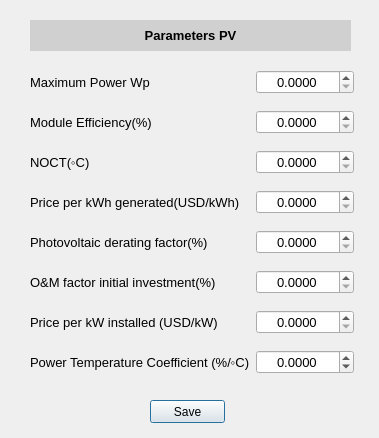
<?xml version="1.0" encoding="UTF-8"?>
<ui version="4.0">
 <class>Dialog</class>
 <widget class="QDialog" name="Dialog">
  <property name="geometry">
   <rect>
    <x>0</x>
    <y>0</y>
    <width>379</width>
    <height>438</height>
   </rect>
  </property>
  <property name="windowTitle">
   <string>Dialog</string>
  </property>
  <widget class="QWidget" name="gridLayoutWidget">
   <property name="geometry">
    <rect>
     <x>30</x>
     <y>60</y>
     <width>324</width>
     <height>331</height>
    </rect>
   </property>
   <layout class="QGridLayout" name="gridLayout">
    <item row="5" column="0">
     <widget class="QLabel" name="label_5">
      <property name="font">
       <font>
        <pointsize>10</pointsize>
       </font>
      </property>
      <property name="text">
       <string>Photovoltaic derating factor(%)</string>
      </property>
     </widget>
    </item>
    <item row="4" column="0">
     <widget class="QLabel" name="label_4">
      <property name="font">
       <font>
        <pointsize>10</pointsize>
       </font>
      </property>
      <property name="text">
       <string>Price per kWh generated(USD/kWh)</string>
      </property>
     </widget>
    </item>
    <item row="2" column="0">
     <widget class="QLabel" name="label_2">
      <property name="font">
       <font>
        <pointsize>10</pointsize>
       </font>
      </property>
      <property name="text">
       <string>Module Efficiency(%)</string>
      </property>
     </widget>
    </item>
    <item row="3" column="0">
     <widget class="QLabel" name="label_3">
      <property name="font">
       <font>
        <pointsize>10</pointsize>
       </font>
      </property>
      <property name="text">
       <string>NOCT(◦C)</string>
      </property>
     </widget>
    </item>
    <item row="6" column="0">
     <widget class="QLabel" name="label_6">
      <property name="font">
       <font>
        <pointsize>10</pointsize>
       </font>
      </property>
      <property name="text">
       <string>O&amp;M factor initial investment(%)</string>
      </property>
     </widget>
    </item>
    <item row="7" column="0">
     <widget class="QLabel" name="label_7">
      <property name="font">
       <font>
        <pointsize>10</pointsize>
       </font>
      </property>
      <property name="text">
       <string>Price per kW installed (USD/kW)</string>
      </property>
     </widget>
    </item>
    <item row="8" column="0">
     <widget class="QLabel" name="label_8">
      <property name="font">
       <font>
        <pointsize>10</pointsize>
       </font>
      </property>
      <property name="text">
       <string>Power Temperature Coefficient (%/◦C)</string>
      </property>
     </widget>
    </item>
    <item row="1" column="0">
     <widget class="QLabel" name="label">
      <property name="font">
       <font>
        <pointsize>10</pointsize>
       </font>
      </property>
      <property name="text">
       <string>Maximum Power Wp</string>
      </property>
     </widget>
    </item>
    <item row="1" column="1">
     <widget class="QDoubleSpinBox" name="doubleSpinBox_2">
      <property name="font">
       <font>
        <pointsize>10</pointsize>
       </font>
      </property>
      <property name="layoutDirection">
       <enum>Qt::LeftToRight</enum>
      </property>
      <property name="alignment">
       <set>Qt::AlignCenter</set>
      </property>
      <property name="decimals">
       <number>4</number>
      </property>
      <property name="maximum">
       <double>10000.000000000000000</double>
      </property>
     </widget>
    </item>
    <item row="2" column="1">
     <widget class="QDoubleSpinBox" name="doubleSpinBox_4">
      <property name="font">
       <font>
        <pointsize>10</pointsize>
       </font>
      </property>
      <property name="layoutDirection">
       <enum>Qt::LeftToRight</enum>
      </property>
      <property name="alignment">
       <set>Qt::AlignCenter</set>
      </property>
      <property name="decimals">
       <number>4</number>
      </property>
      <property name="maximum">
       <double>10000.000000000000000</double>
      </property>
     </widget>
    </item>
    <item row="3" column="1">
     <widget class="QDoubleSpinBox" name="doubleSpinBox">
      <property name="font">
       <font>
        <pointsize>10</pointsize>
       </font>
      </property>
      <property name="layoutDirection">
       <enum>Qt::LeftToRight</enum>
      </property>
      <property name="alignment">
       <set>Qt::AlignCenter</set>
      </property>
      <property name="decimals">
       <number>4</number>
      </property>
      <property name="maximum">
       <double>10000.000000000000000</double>
      </property>
     </widget>
    </item>
    <item row="4" column="1">
     <widget class="QDoubleSpinBox" name="doubleSpinBox_3">
      <property name="font">
       <font>
        <pointsize>10</pointsize>
       </font>
      </property>
      <property name="layoutDirection">
       <enum>Qt::LeftToRight</enum>
      </property>
      <property name="alignment">
       <set>Qt::AlignCenter</set>
      </property>
      <property name="decimals">
       <number>4</number>
      </property>
      <property name="maximum">
       <double>10000.000000000000000</double>
      </property>
     </widget>
    </item>
    <item row="5" column="1">
     <widget class="QDoubleSpinBox" name="doubleSpinBox_5">
      <property name="font">
       <font>
        <pointsize>10</pointsize>
       </font>
      </property>
      <property name="layoutDirection">
       <enum>Qt::LeftToRight</enum>
      </property>
      <property name="alignment">
       <set>Qt::AlignCenter</set>
      </property>
      <property name="decimals">
       <number>4</number>
      </property>
      <property name="maximum">
       <double>10000.000000000000000</double>
      </property>
     </widget>
    </item>
    <item row="6" column="1">
     <widget class="QDoubleSpinBox" name="doubleSpinBox_6">
      <property name="font">
       <font>
        <pointsize>10</pointsize>
       </font>
      </property>
      <property name="layoutDirection">
       <enum>Qt::LeftToRight</enum>
      </property>
      <property name="alignment">
       <set>Qt::AlignCenter</set>
      </property>
      <property name="decimals">
       <number>4</number>
      </property>
      <property name="maximum">
       <double>10000.000000000000000</double>
      </property>
     </widget>
    </item>
    <item row="7" column="1">
     <widget class="QDoubleSpinBox" name="doubleSpinBox_7">
      <property name="font">
       <font>
        <pointsize>10</pointsize>
       </font>
      </property>
      <property name="layoutDirection">
       <enum>Qt::LeftToRight</enum>
      </property>
      <property name="alignment">
       <set>Qt::AlignCenter</set>
      </property>
      <property name="decimals">
       <number>4</number>
      </property>
      <property name="maximum">
       <double>10000.000000000000000</double>
      </property>
     </widget>
    </item>
    <item row="8" column="1">
     <widget class="QDoubleSpinBox" name="doubleSpinBox_8">
      <property name="font">
       <font>
        <pointsize>10</pointsize>
       </font>
      </property>
      <property name="layoutDirection">
       <enum>Qt::LeftToRight</enum>
      </property>
      <property name="alignment">
       <set>Qt::AlignCenter</set>
      </property>
      <property name="decimals">
       <number>4</number>
      </property>
      <property name="minimum">
       <double>-1000.000000000000000</double>
      </property>
      <property name="maximum">
       <double>10000.000000000000000</double>
      </property>
     </widget>
    </item>
   </layout>
  </widget>
  <widget class="QLabel" name="label_16">
   <property name="geometry">
    <rect>
     <x>30</x>
     <y>20</y>
     <width>321</width>
     <height>31</height>
    </rect>
   </property>
   <property name="styleSheet">
    <string notr="true">background-color: rgb(208, 208, 208);</string>
   </property>
   <property name="text">
    <string>&lt;html&gt;&lt;head/&gt;&lt;body&gt;&lt;p align=&quot;center&quot;&gt;&lt;span style=&quot; font-size:10pt; font-weight:600;&quot;&gt;Parameters PV&lt;/span&gt;&lt;/p&gt;&lt;/body&gt;&lt;/html&gt;</string>
   </property>
  </widget>
  <widget class="QPushButton" name="pushButton">
   <property name="geometry">
    <rect>
     <x>150</x>
     <y>400</y>
     <width>75</width>
     <height>23</height>
    </rect>
   </property>
   <property name="text">
    <string>Save</string>
   </property>
  </widget>
 </widget>
 <resources/>
 <connections/>
</ui>
